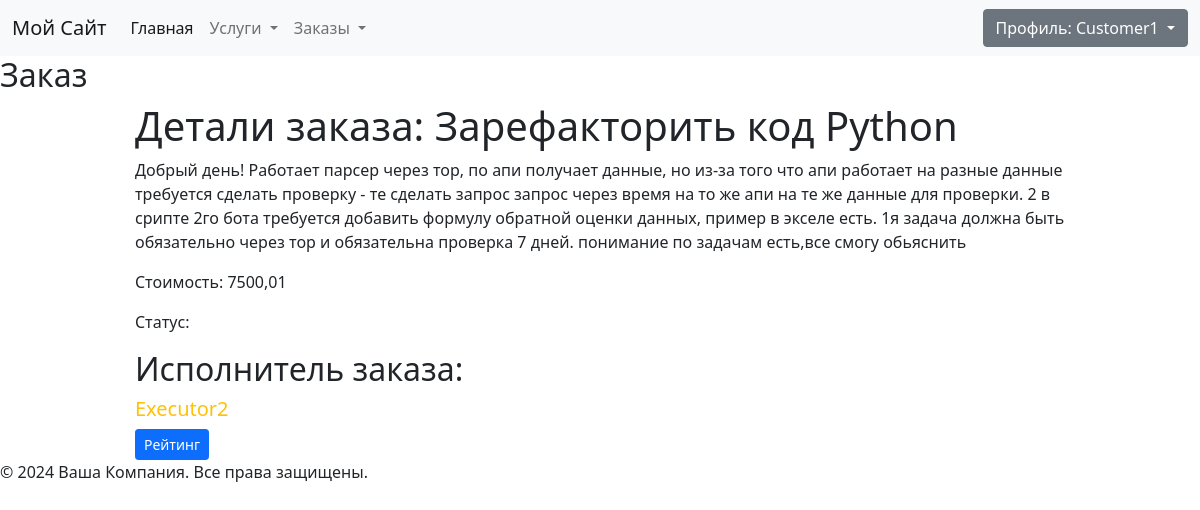
Screenshot of /customers/access-order/1/ (signed in) with the database file from the repository.
### freelance/models.py (models this page shows, shortened)
class Order(models.Model):
    order_type = models.CharField(
        max_length=11,
        choices=Service.ServicesType.choices,
        default="design",
        verbose_name="Тип заказа",
    )
    title = models.CharField(max_length=255, verbose_name="Заголовок")
    description = models.TextField(verbose_name="Описание")
    created_at = models.DateTimeField(
        auto_now_add=True, verbose_name="Создан", null=True
    )
    updated_at = models.DateTimeField(auto_now=True, verbose_name="Обновлен", null=True)
    price = models.DecimalField(
        verbose_name="Стоимость", max_digits=10, decimal_places=2, default=0
    )
    customer = models.ForeignKey(
        Customer,
        on_delete=models.CASCADE,
        related_name="customers",
        blank=True,
        null=True,
        verbose_name="Заказчик",
    )
    executor = models.ForeignKey(
        Executor,
        on_delete=models.CASCADE,
        related_name="executors",
        blank=True,
        null=True,
        verbose_name="Исполнитель",
    )
    class Meta:
        verbose_name = "Заказ"
        verbose_name_plural = "Заказы"

class OrderRequest(models.Model):
    order = models.ForeignKey(
        Order, on_delete=models.CASCADE, related_name="requests", verbose_name="Заказ"
    )
    executor = models.ForeignKey(
        Executor,
        on_delete=models.CASCADE,
        related_name="order_requests",
        verbose_name="Исполнитель",
        default=None,
        null=True,
    )
    about_executor = models.TextField(
        verbose_name="Об исполнителе", blank=True, null=True
    )
    created_at = models.DateTimeField(auto_now_add=True, verbose_name="Дата создания")
    status = models.CharField(
        max_length=20,
        choices=[
            ("pending", "В ожидании"),
            ("accepted", "Принято"),
            ("rejected", "Отклонено"),
        ],
        default="pending",
        verbose_name="Статус",
    )
    class Meta:
        unique_together = ("order", "executor")
        verbose_name = "Заявка на заказ"
        verbose_name_plural = "Заявки на заказы"

class Executor(models.Model):
    profile = models.OneToOneField(
        UserProfile,
        on_delete=models.CASCADE,
        verbose_name="Профиль",
    )
    skills = models.TextField(blank=True, verbose_name="Навыки")
    avatar = models.ImageField(
        upload_to="user_avatars", null=True, blank=True, verbose_name="Аватар"
    )
    class Meta:
        verbose_name = "Исполнитель"
        verbose_name_plural = "Исполнители"

class UserProfile(models.Model):
    user = models.OneToOneField(
        User,
        on_delete=models.CASCADE,
        verbose_name="Пользователь",
        validators=[validate_slug],
    )
    phone = models.CharField(
        max_length=12, blank=True, null=True, verbose_name="Телефон"
    )
    rating = models.FloatField(default=5.0, verbose_name="Рейтинг")

### freelance/views.py (the view, shortened to what this page needs)
# urls.py: path("customers/access-order/<int:pk>/", CustomerAccessOrderView.as_view(), name="customer-access-order"),
class CustomerAccessOrderView(DetailView):
    model = Order
    template_name = (
        "freelance/customers/customer_access_order.html"  # Укажите ваш путь к шаблону
    )
    context_object_name = "order"
    def get_queryset(self):
        if self.request.user.is_authenticated and self.request.user.groups.filter(
            name="Customers"
        ):
            orders = Order.objects.prefetch_related(
                Prefetch(
                    "requests",
                    queryset=OrderRequest.objects.select_related("executor").distinct(),
                )
            )
            return orders
        return OrderRequest.objects.none()
    def get_context_data(self, **kwargs):
        context = super().get_context_data(**kwargs)
        context["order_requests"] = self.object.requests.all()
        try:
            context["accepted_executor"] = self.object.requests.get(status="accepted")
        except OrderRequest.DoesNotExist:
            context["accepted_executor"] = None
        return context

### freelance/templatetags/custom_tags.py (called while the page is built)
@register.filter(name='has_group')
def has_group(user, group_name):
    return Group.objects.get(name=group_name).user_set.filter(id=user.id).exists()

### templates/freelance/customers/customer_access_order.html (shortened to what this page needs)
{% extends 'basic/base.html' %}
{% block content %}
<h2>Заказ</h2>
<div class="container">
    <div class="row-fluid">
        <div class="col-md-10 offset-md-1">
            <h1>Детали заказа: {{ order.title }}</h1>
            <p>{{ order.description }}</p>
            <p>Стоимость: {{ order.price }}</p>
            <p>Статус: {{ order.get_status_display }}</p>
            {% if accepted_executor %}
            <h2>Исполнитель заказа:</h2>
            <h5 class="text-warning">{{ accepted_executor.executor.profile.user.username }}</h5>
            <a class="btn btn-primary btn-sm" href="{% url 'ratings:rating_update' order.pk %}"> Рейтинг </a>
            {% endif %}
        </div>
    </div>
</div>
{% endblock %}

### templates/basic/includes/login.html (shortened to what this page needs)
{% load custom_tags %}
{% if user.is_authenticated%}
<div class="dropdown">
    <button class="btn btn-secondary dropdown-toggle" type="button" id="dropdownMenuButton1"
        data-bs-toggle="dropdown" aria-expanded="false">
        Профиль: {{ user.username }}
    </button>
</div>
{% endif %}

### rows the page displays
Order: title "Зарефакторить код Python", description "Добрый день! Работает парсер через тор, по апи получает данные, но из-за того что апи работает на разные данные требуется сделать проверку - те сделать запрос запрос через время на то же апи на те же данные для проверки. 2 в срипте 2го бота требуется добавить формулу обратной оценки данных, пример в экселе есть. 1я задача должна быть обязательно через тор и обязательна проверка 7 дней. понимание по задачам есть,все смогу обьяснить", price "7500,01"
OrderRequest: executor.profile.user.username "Executor2"

### other values shown
{{ user.username }} "Customer1"
